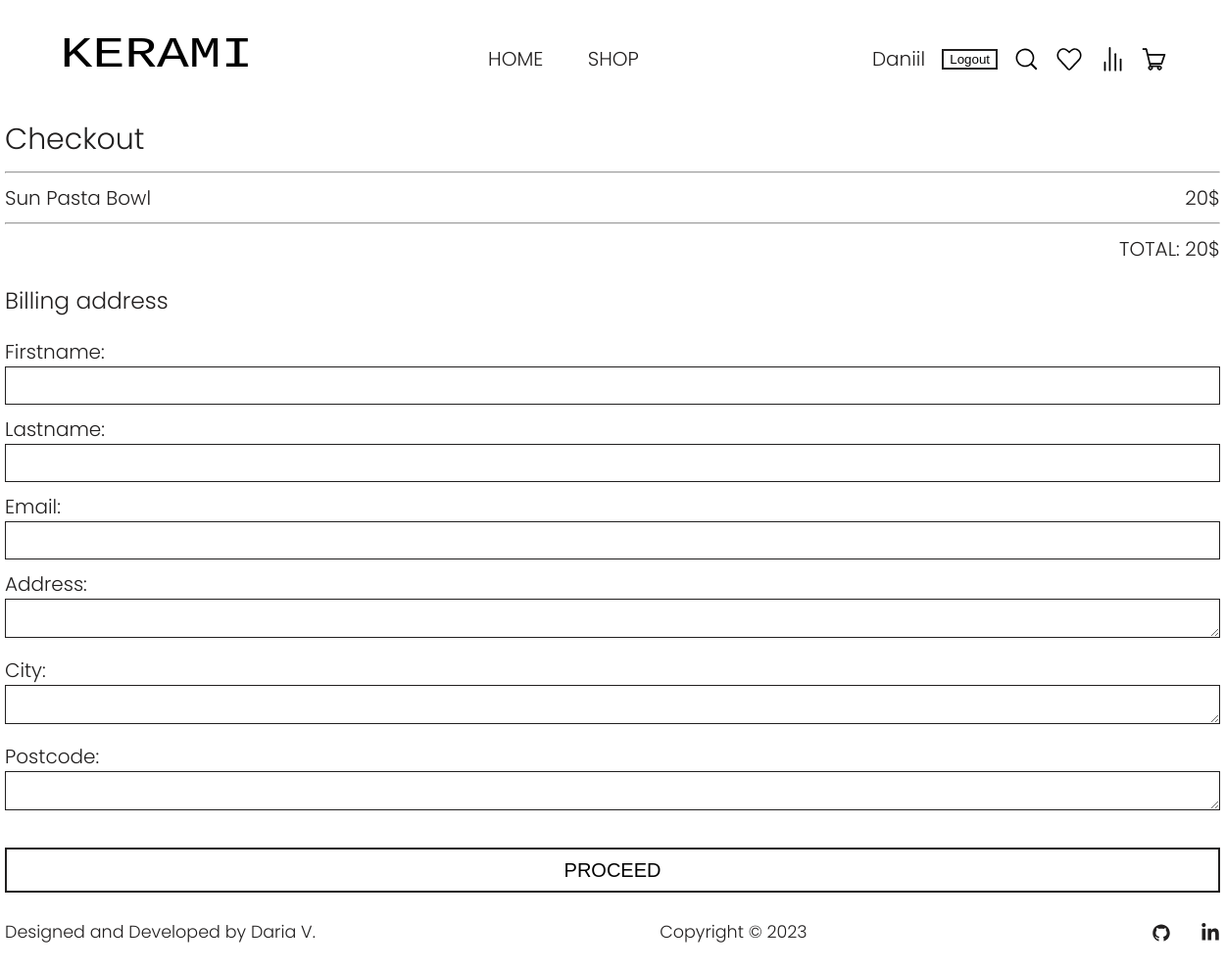
The page /checkout/ (signed in) on the database its author committed.
### home/models.py (models this page shows, shortened)
class Menu(models.Model):
    title = models.CharField(max_length=100)
    url = models.CharField(max_length=100)
    class Meta:
        verbose_name = 'Menu'
        verbose_name_plural = 'Menu'

### cart/models.py (models this page shows, shortened)
class Cart(models.Model):
    title = models.CharField(max_length=50)
    price = models.CharField(max_length=5)
    image = models.ImageField(upload_to='cart/images')
    quantity = models.PositiveIntegerField(default=1)
    user = models.ForeignKey(User, on_delete=models.CASCADE)
    main_item = models.ForeignKey(Item, on_delete=models.CASCADE)

### cart/views.py (the view)
# urls.py: path('checkout/', views.checkout, name='checkout'),
@login_required
def checkout(request):
    menu = Menu.objects.all()
    cart_items = Cart.objects.filter(user=request.user)
    total_price = sum(item.quantity * int(item.price.split('$')[0]) for item in cart_items)
    if request.method == 'POST':
        form = PurchaseForm(request.POST)
        if form.is_valid():
            new_purchase = form.save(commit=False)
            new_purchase.user = request.user
            new_purchase.total_price = total_price
            new_purchase.save()
            cart_items.delete()
            return redirect('cart')
    else:
        form = PurchaseForm()
    return render(request, 'cart/checkout.html',
                  {'form': form, 'menu': menu, 'cart_items': cart_items, 'total_price': total_price})

### cart/forms.py
class PurchaseForm(forms.ModelForm):
    class Meta:
        model = Purchase
        fields = [
            'firstname',
            'lastname',
            'email',
            'address',
            'city',
            'postcode',
        ]

### templates/cart/checkout.html (shortened to what this page needs)
{% extends 'home/base.html' %}
{% load static %}
{% block css %}
<link rel="stylesheet" href="{% static 'css/checkout.css' %}">
{% endblock %}
{% block content %}
<main>
    <section class="checkout-page">
        <div class="checkout container">
            <h1 class="checkout-title">Checkout</h1>
            <hr>
            <div class="cart-items">
                {% for item in cart_items %}
                <div class="item-info">
                    <span class="item-title">{{ item.title }}</span>
                    <span class="item-price">{{ item.price }}</span>
                </div>
                {% endfor %}
                <hr>
                <div class="total-price-checkout">
                    <span>TOTAL:</span>
                    <span>{{ total_price }}$</span>
                </div>
            </div>
            <div class="checkout-inputs">
                <h3 class="billing-address-title">Billing address</h3>
                <form method="post" class="bg">
                    {{ form.as_p }}
                    <div class="proceed-button">
                        <button type="submit" class="proceed btn">PROCEED</button>
                    </div>
                </form>
            </div>
        </div>
    </section>
</main>
{% endblock %}

### templates/home/base.html (shortened to what this page needs)
<!DOCTYPE html>
{% load static %}
<html lang="en">
<head>
    <link rel="stylesheet" href="{% static 'css/base.css' %}">
    {% block css %}{% endblock %}
</head>
<body>
{% block header %}
<header class="header-menu">
    <div class="header container">
        <div class="logo">
            <a href="{% url 'home' %}"><img src="{% static 'home/logo_ceramics.svg' %}" alt="KERAMI"></a>
        </div>
        <nav class="menu-nav">
            {% for m in menu %}
            <a class="menu-nav-item" href="{{ m.url }}">{{ m.title }}</a>
            {% endfor %}
        </nav>
        <div class="right-items">
            {% if user.is_authenticated %}
            <a href="#">{{ user.username }}</a>
            <form action="{% url 'logout' %}" method="post">
                <button class="logout-btn">Logout</button>
            </form>
            {% else %}
            <a href="{% url 'login' %}">LOGIN</a>
            {% endif %}
            <a class="link-svg" href="#">
            </a>
            {% if user.is_authenticated %}
            <a class="link-svg" href="{% url 'favourites' %}">
                {% else %}
                <a class="link-svg" href="{% url 'login' %}">
                    {% endif %}
                </a>
            {% if user.is_authenticated %}
            <a class="link-svg" href="{% url 'comparison' %}">
                {% else %}
                <a class="link-svg" href="{% url 'login' %}">
                    {% endif %}
                </a>
            {% if user.is_authenticated %}
            <a class="link-svg" href="{% url 'cart' %}">
                {% else %}
                <a class="link-svg" href="{% url 'login' %}">
                    {% endif %}
                </a>
        </div>
    </div>
</header>
{% endblock header %}
{% block content %}
{% endblock content%}
<footer class="footer-nav">
    <div class="page-footer_wrapper container">
        <div class="footer-designer-name">
            <h3>Designed and Developed by Daria V.</h3>
        </div>
        <div class="footer-copyright">
            <h3>Copyright © 2023</h3>
        </div>
        <div class="footer-body">
            <ul class="footer-icons">
                <li class="social-icon">
                    <a href="https://github.com/dariavarlamovaa" target="_blank"
                       rel="noopener noreferrer">
                    </a>
                </li>
                <li class="social-icon">
                    <a href="https://www.linkedin.com/in/daria-varlamova-091537270/"
                       target="_blank" rel="noopener noreferrer">
                    </a>
                </li>
            </ul>
        </div>
    </div>
</footer>
</body>
</html>

### home/static/css/base.css (style rules this page uses)
html { height: 100%; position: relative; }
body { font-family: 'Poppins', sans-serif; font-weight: 300; font-size: 20px; color: #211f1f; background-color: #FFFFFF; margin: 0; padding: 0; min-height: 100%; display: flex; flex-direction: column; }
a { text-decoration: none; color: #211f1f; }
h1, h2, h3, p { margin: 0; font-weight: 300; }
li, ul { margin: 0; padding: 0; }
svg { vertical-align: middle; }
.container { width: 1240px; margin: 0 auto; position: relative; }
main { flex: 1; }
.header { max-height: 77px; width: 100%; display: flex; align-items: center; justify-content: space-between; padding: 60px 60px; box-sizing: border-box; }
.logo img { width: 200px; height: 50px; }
.menu-nav-item { background: transparent; cursor: pointer; border: 0; margin: 20px; font-size: 20px; }
.right-items { display: flex; justify-content: space-between; min-width: 300px; align-items: center; }
.link-svg { display: flex; align-items: center; }
.page-footer_wrapper { display: flex; flex-wrap: wrap; justify-content: space-between; box-sizing: border-box; padding: 20px 0; font-size: 15px; align-items: center; }
.footer-icons { list-style: none; display: flex; gap: 30px; padding: 0; }
.footer-designer-name, .footer-copyright, .footer-body { height: 40px; display: flex; align-items: center; }
.social-icon a { color: #FFF; }
.logout-btn { border: 2px solid #211f1f; background-color: #FFFFFF; display: flex; align-items: center; }

### cart/static/css/checkout.css (style rules this page uses)
.total-price-checkout { text-align: right; }
.item-info { display: flex; flex-direction: row; justify-content: space-between; }
.checkout-inputs h3 { padding: 20px 0; }
input, textarea { border: 1px solid #211f1f; box-sizing: border-box; padding: 10px; font-size: 15px; margin-bottom: 10px; width: 100%; }
textarea { height: 40px; }
.btn { margin-top: 20px; width: 100%; border: 2px solid #211f1f; background-color: #FFFFFF; line-height: 2; font-size: 20px; }

### rows shown on the page
Menu: title "HOME"
Menu: title "SHOP"
Cart: title "Sun Pasta Bowl", price "20$"

### other values the page prints
{{ user.username }} "Daniil"
{{ total_price }} "20"
